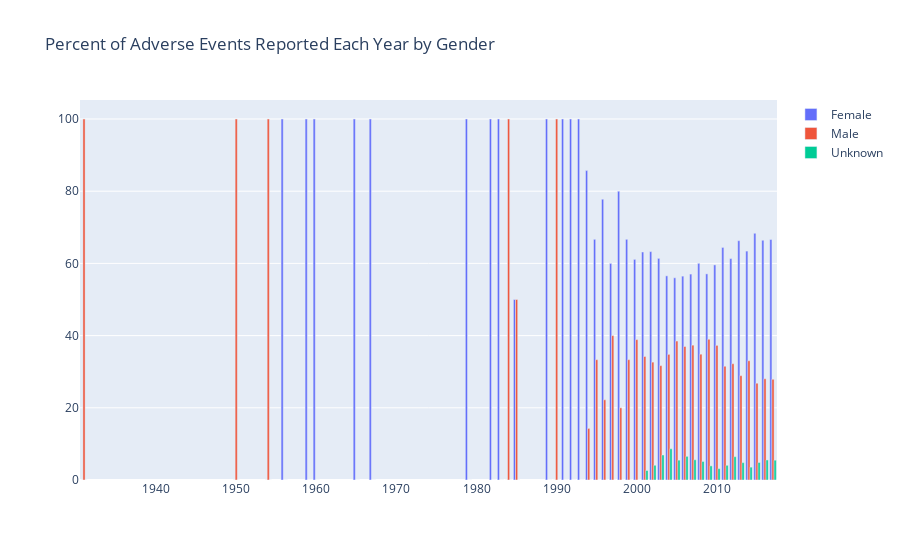

Notebook code cell kept with this figure:
### Code cell
import plotly.graph_objects as go

fig = go.Figure(data=[
    go.Bar(name='Female', x=final_df.Years, y=final_df.Female_percentage),
    go.Bar(name='Male', x=final_df.Years, y=final_df.Male_percentage),
    go.Bar(name='Unknown', x=final_df.Years, y=final_df.Unknown_percentage)],
    layout=go.Layout(
        title=go.layout.Title(text="Percent of Adverse Events Reported Each Year by Gender")))

# Change the bar mode
fig.update_layout(barmode='group')
fig.show()

### Figure 1 — Plotly figure (JSON) as saved in the notebook; plotly's stock layout.template omitted (floating-point values rounded to 4 significant figures)
{"data": [{"name": "Female", "type": "bar", "x": [1931, 1950, 1954, 1956, 1959, 1960, 1965, 1967, 1979, 1982, 1983, 1984, 1985, 1989, 1990, 1991, 1992, 1993, 1994, 1995, 1996, 1997, 1998, 1999, 2000, 2001, 2002, 2003, 2004, 2005, 2006, 2007, 2008, 2009, 2010, 2011, 2012, 2013, 2014, 2015, 2016, 2017], "y": [0, 0, 0, 100, 100, 100, 100, 100, 100, 100, 100, 0, 50, 100, 0, 100, 100, 100, 85.71, 66.67, 77.78, 60, 80, 66.67, 61.11, 63.16, 63.27, 61.39, 56.55, 56.01, 56.47, 57.04, 60.02, 57.1, 59.58, 64.42, 61.33, 66.29, 63.41, 68.34, 66.41, 66.62]}, {"name": "Male", "type": "bar", "x": [1931, 1950, 1954, 1956, 1959, 1960, 1965, 1967, 1979, 1982, 1983, 1984, 1985, 1989, 1990, 1991, 1992, 1993, 1994, 1995, 1996, 1997, 1998, 1999, 2000, 2001, 2002, 2003, 2004, 2005, 2006, 2007, 2008, 2009, 2010, 2011, 2012, 2013, 2014, 2015, 2016, 2017], "y": [100, 100, 100, 0, 0, 0, 0, 0, 0, 0, 0, 100, 50, 0, 100, 0, 0, 0, 14.29, 33.33, 22.22, 40, 20, 33.33, 38.89, 34.21, 32.65, 31.68, 34.8, 38.49, 36.98, 37.35, 34.85, 38.99, 37.29, 31.51, 32.21, 28.9, 33.03, 26.81, 28.04, 27.9]}, {"name": "Unknown", "type": "bar", "x": [1931, 1950, 1954, 1956, 1959, 1960, 1965, 1967, 1979, 1982, 1983, 1984, 1985, 1989, 1990, 1991, 1992, 1993, 1994, 1995, 1996, 1997, 1998, 1999, 2000, 2001, 2002, 2003, 2004, 2005, 2006, 2007, 2008, 2009, 2010, 2011, 2012, 2013, 2014, 2015, 2016, 2017], "y": [0, 0, 0, 0, 0, 0, 0, 0, 0, 0, 0, 0, 0, 0, 0, 0, 0, 0, 0, 0, 0, 0, 0, 0, 0, 2.63, 4.08, 6.93, 8.65, 5.5, 6.55, 5.6, 5.13, 3.91, 3.14, 4.07, 6.46, 4.81, 3.56, 4.85, 5.55, 5.49]}], "layout": {"barmode": "group", "title": {"text": "Percent of Adverse Events Reported Each Year by Gender"}}}
